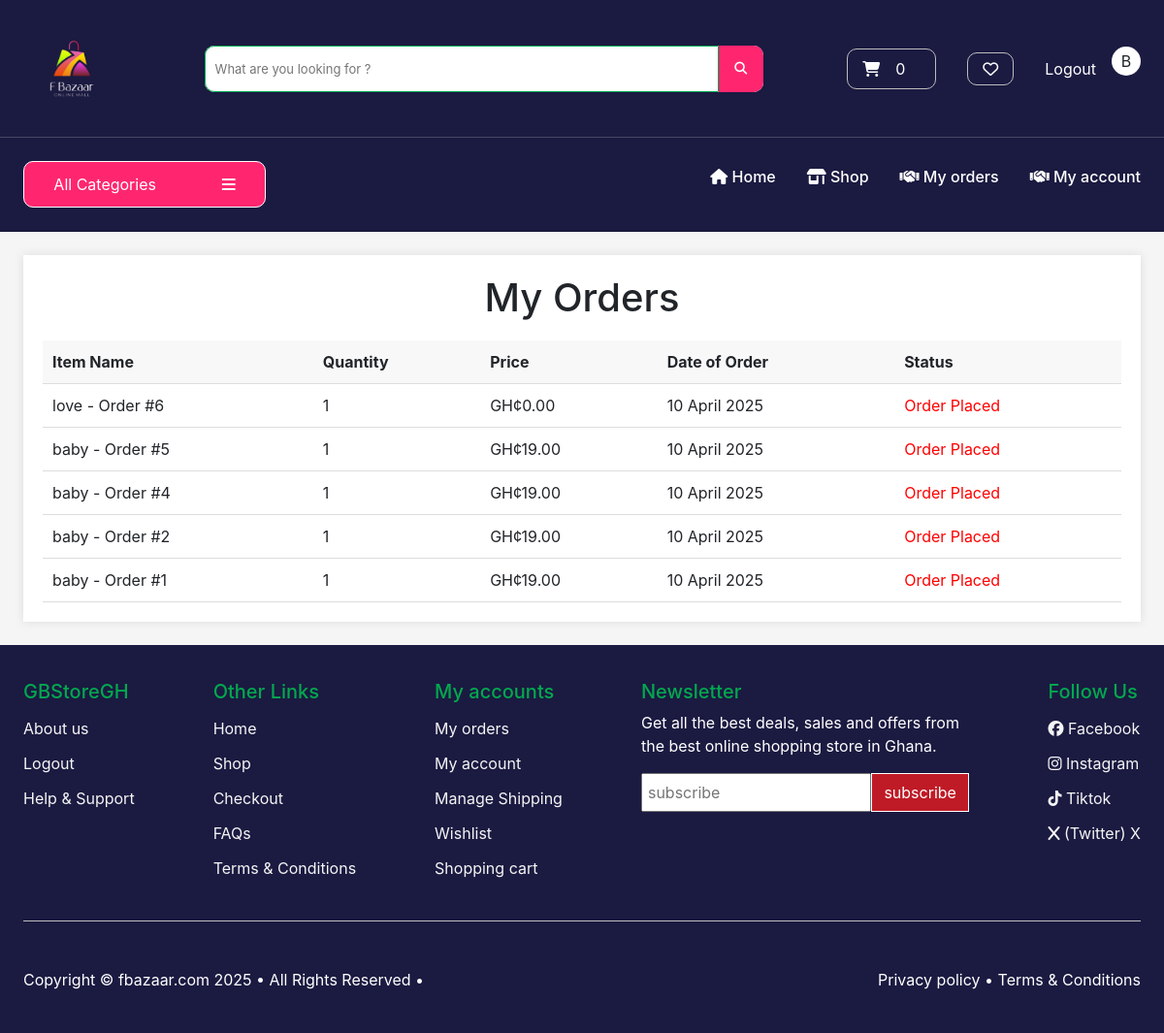
The page /users/my-orders/ (signed in) on the database as committed earlier.
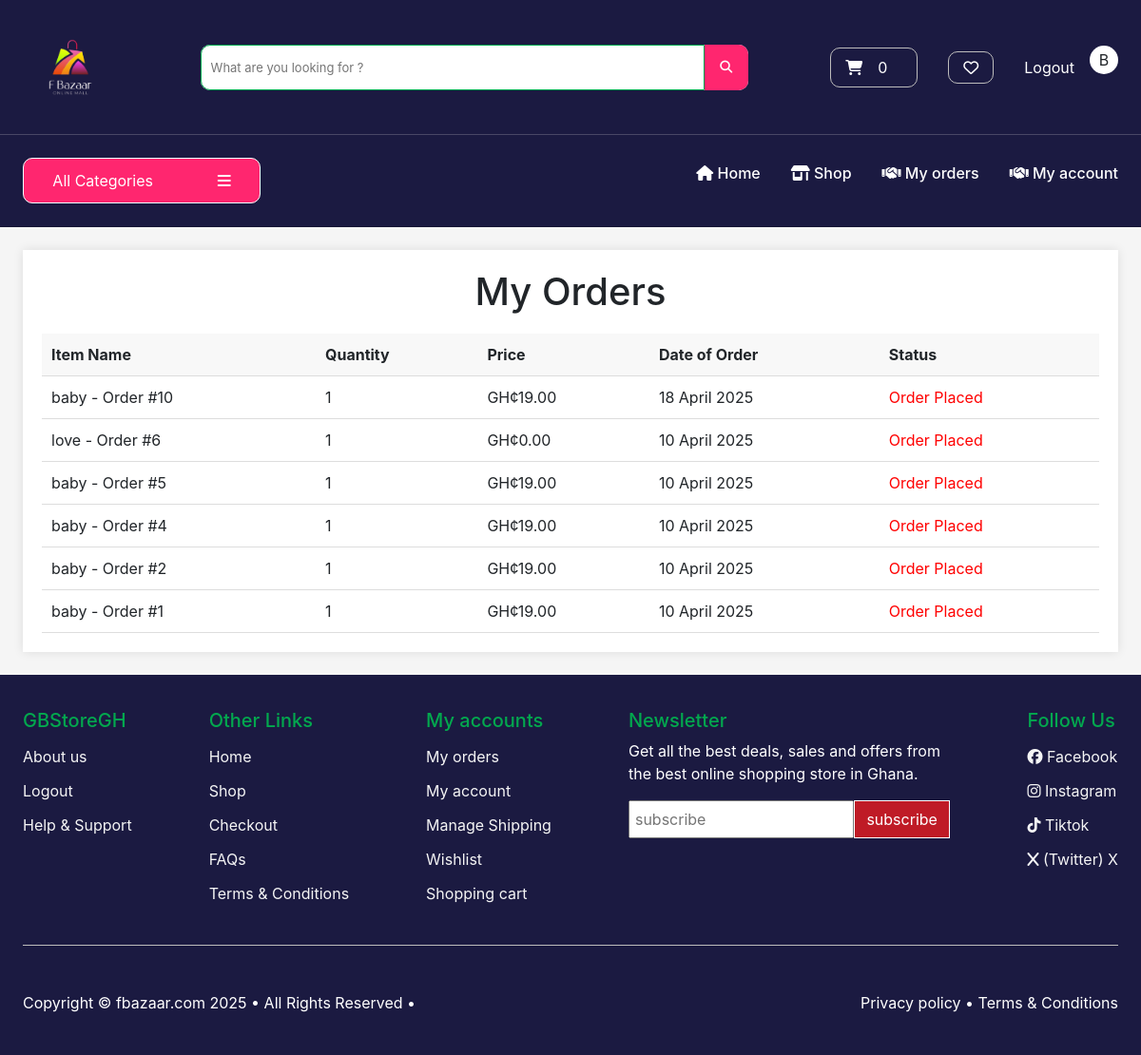
The same page on the database as committed later.
### payment/models.py (models this page shows, shortened)
class OrderItem(models.Model):
    payment = models.ForeignKey(Payment, related_name='items', on_delete=models.CASCADE, null=True, blank=True)
    order = models.ForeignKey(Order, on_delete=models.CASCADE)
    product = models.ForeignKey(Product, on_delete=models.CASCADE)
    quantity = models.PositiveBigIntegerField(default=1)
    price = models.DecimalField(max_digits=8, decimal_places=2)
    user = models.ForeignKey(User, on_delete=models.CASCADE, null=True, blank=True)
    date_added = models.DateTimeField(default=timezone.now)
    status = models.CharField(max_length=50, choices=CHOICES, default="Order Placed")
    class Meta:
        verbose_name_plural = 'Order Items'
        ordering = ['-date_added']

### store/models.py (models this page shows, shortened)
class Product(models.Model):
    category = models.ForeignKey(Category, related_name='product', on_delete=models.CASCADE)
    title = models.CharField(max_length=200)
    content = models.CharField(max_length=200, null=True)
    description1 = models.CharField(max_length=250, blank=True, default="")
    description2 = models.CharField(max_length=250, blank=True, default="")
    description3 = models.CharField(max_length=250, blank=True, default="")
    description4 = models.CharField(max_length=250, blank=True, default="")
    description5 = models.CharField(max_length=250, blank=True, default="")
    description6 = models.CharField(max_length=250, blank=True, default="")
    description7 = models.CharField(max_length=250, blank=True, default="")
    brand = models.CharField(max_length=100, default='un-branded')
    product_availability = models.CharField(max_length=20, choices=PRODUCT_AVAILABILITY, default='in stock')
    total_products = models.PositiveIntegerField(default=0)
    available_products = models.PositiveIntegerField(default=0)
    image1 = models.ImageField(upload_to='product1/img', default='default.jpg')
    image2 = models.ImageField(upload_to='product2/img', default='default.jpg')
    image3 = models.ImageField(upload_to='product3/img', default='default.jpg')
    normal_price = models.PositiveBigIntegerField(null=True)
    final_price = models.PositiveBigIntegerField()
    date_added = models.DateTimeField(auto_now_add=True)
    slug = models.SlugField(max_length=250, null=True)
    class Meta:
        verbose_name_plural = 'products'
        ordering = ['date_added',]

### users/views.py (the view)
# urls.py: path('my-orders/', views.track_orders, name='myOrder'),
@login_required(login_url='my-login')
def track_orders(request):
    if request.method == 'POST':
        email = request.POST['email']
        newletter = Newsletter(email=email)
        newletter.save()
        return redirect('index')
    try:
        orders = OrderItem.objects.filter(user=request.user)
        context = {'orders':orders, 'title':'Track orders'}
        return render(request, 'users/track-orders.html', context=context)
    except:
        return render(request, 'users/track-orders.html')

### cart/cart.py (called while the page is built)
    def __len__(self):
        return sum(item['qty'] for item in self.cart.values())

### cart/context_processors.py (called while the page is built)
def cart(request):
    return {'cart': Cart(request)}

### store/views.py (called while the page is built)
def categories(request):
    all_categories = Category.objects.all()
    return {'all_categories': all_categories}

### users/templates/users/track-orders.html (shortened to what this page needs)
{% extends 'store/base.html' %} {% load static %} {% block content %}
<div class="contain">
    <h1>My Orders</h1>
    <table class="orders-table">
        <thead>
            <tr>
                <th>Item Name</th>
                <th>Quantity</th>
                <th>Price</th>
                <th>Date of Order</th>
                <th>Status</th>
            </tr>
        </thead>
        <tbody>
            {% for order in orders %}
            <tr>
                <td>{{ order.product.content }} - Order #{{order.id}}</td>
                <td>{{ order.quantity }}</td>
                <td>GH¢{{ order.price }}</td>
                <td>{{ order.date_added|date:"j N o" }}</td>
                <td id="order-status">{{ order.status }}</td>
            </tr>
            {% endfor %}
        </tbody>
    </table>
</div>
{% endblock %}

Rows that differ between the two databases and show on the page:
added OrderItem: product.content "baby", id "10", quantity "1", price "19.00", date_added "18 April 2025", status "Order Placed"
